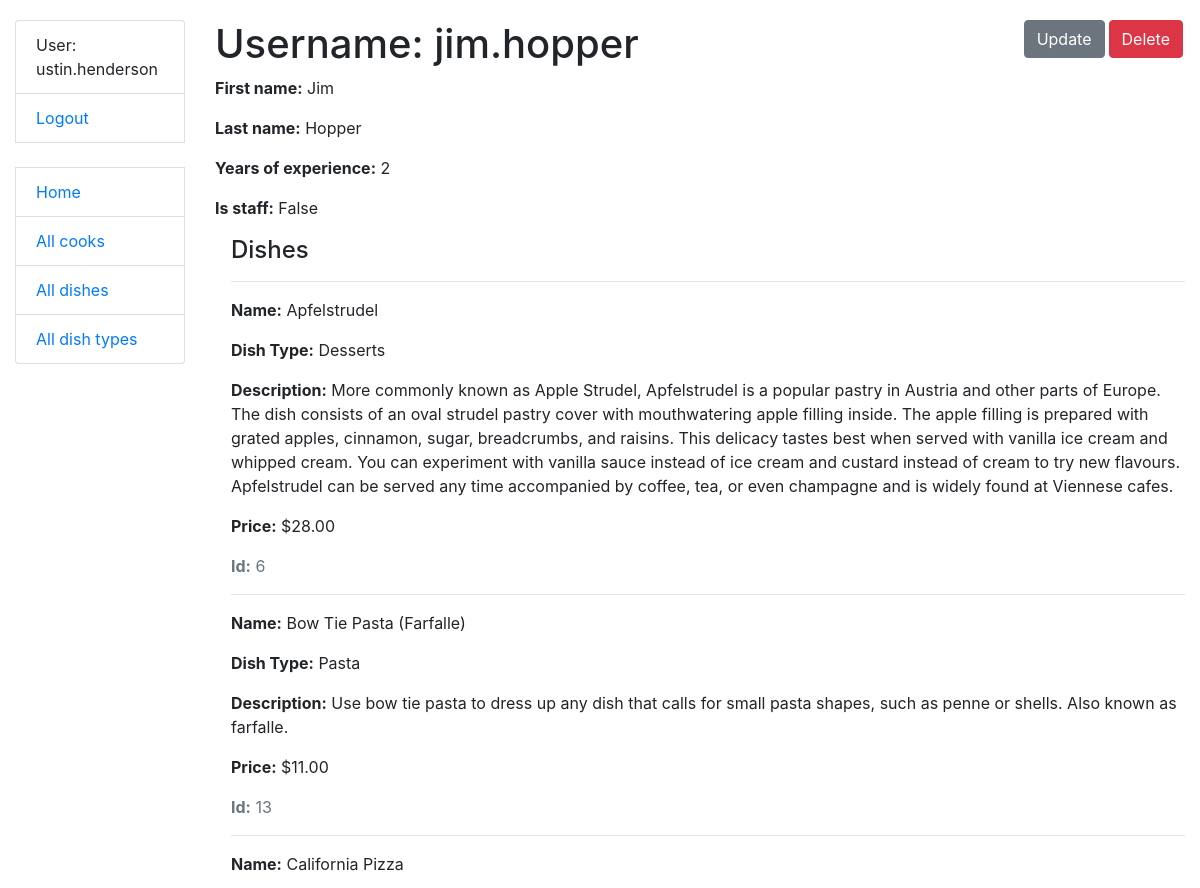
/cooks/3/ (signed in, upper part), run on an earlier commit of the app's database.
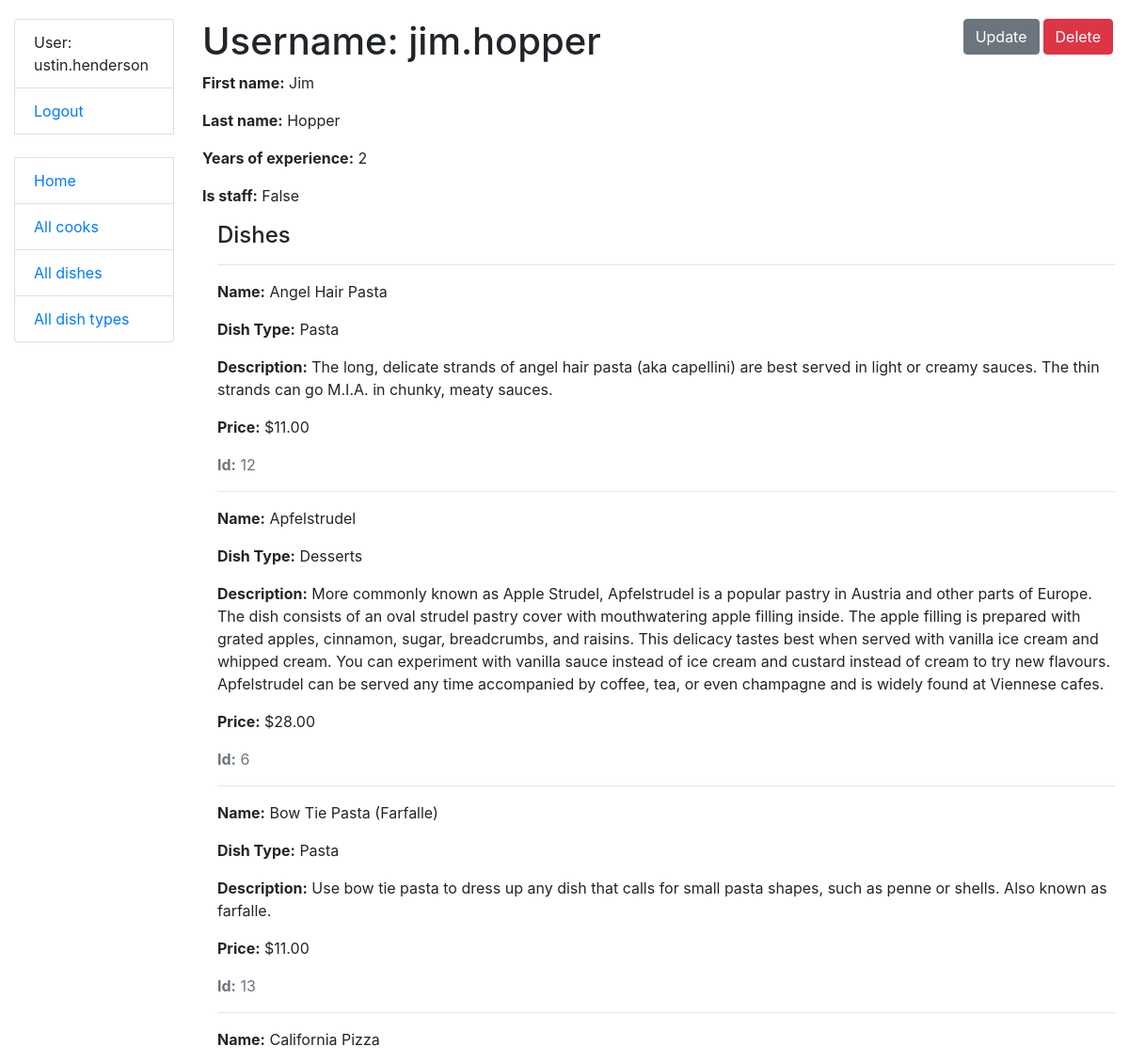
And on a later commit of the database.
### kitchen/models.py (models this page shows, shortened)
class Dish(models.Model):
    name = models.CharField(max_length=255)
    description = models.TextField()
    price = models.DecimalField(max_digits=7, decimal_places=2)
    dish_type = models.ForeignKey(
        DishType,
        on_delete=models.CASCADE,
        related_name="dishes"
    )
    cooks = models.ManyToManyField(settings.AUTH_USER_MODEL, related_name="dishes")
    class Meta:
        verbose_name_plural = "dishes"
        ordering = ["name"]

class DishType(models.Model):
    name = models.CharField(max_length=255, unique=True)
    class Meta:
        ordering = ["name"]

### kitchen/views.py (the view)
class CookDetailView(LoginRequiredMixin, generic.DetailView):
    model = Cook
    queryset = Cook.objects.prefetch_related("dishes__dish_type")

### templates/kitchen/cook_detail.html
{% extends "base.html" %}
{% block content %}
  <h1>
    Username: {{ cook.username }}
    <a href="{% url 'kitchen:cook-delete' pk=cook.id %}" class="btn btn-danger link-to-page">
      Delete
    </a>
    <a href="{% url 'kitchen:cook-update' pk=cook.id %}" class="btn btn-secondary link-to-page">
      Update
    </a>
  </h1>
  <p><strong>First name:</strong> {{ cook.first_name }}</p>
  <p><strong>Last name:</strong> {{ cook.last_name }}</p>
  <p><strong>Years of experience:</strong> {{ cook.years_of_experience }}</p>
  <p><strong>Is staff:</strong> {{ cook.is_staff }}</p>
  <div class="ml-3">
    <h4>Dishes</h4>
    {% for dish in cook.dishes.all %}
        <hr>
        <p><strong>Name:</strong> {{ dish.name }}</p>
        <p><strong>Dish Type:</strong> {{ dish.dish_type.name }}</p>
        <p><strong>Description:</strong> {{ dish.description }}</p>
        <p><strong>Price:</strong> ${{ dish.price }}</p>
        <p class="text-muted"><strong>Id:</strong> {{dish.id}}</p>
    {% empty %}
      <p>No dishes!</p>
    {% endfor %}
  </div>
{% endblock %}

What changed in the data, as far as the page shows it:
now on this page (row edited): Dish: name "Angel Hair Pasta", dish_type.name "Pasta", description "The long, delicate strands of angel hair pasta (aka capellini) are best served in light or creamy sauces. The thin strands can go M.I.A. in chunky, meaty sauces.", price "11.00", id "12"
